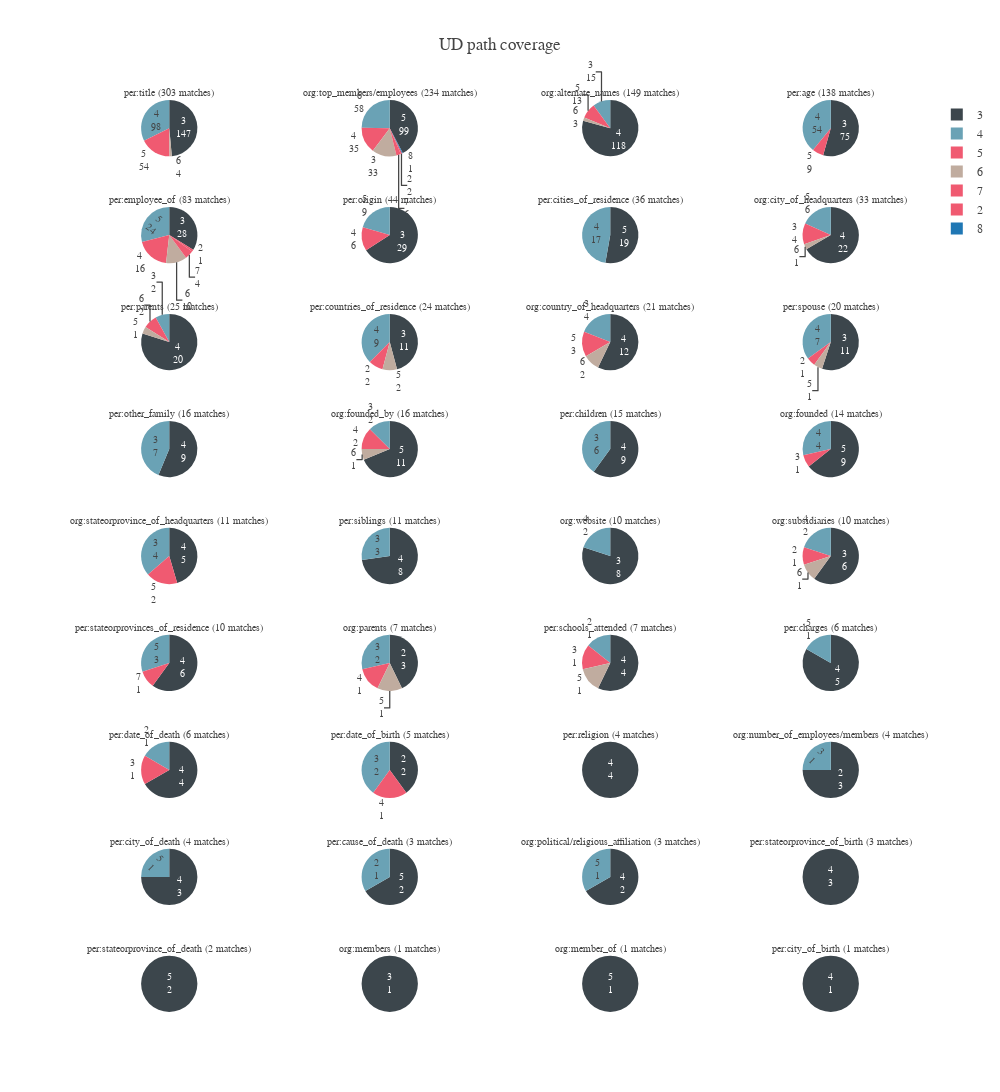

Notebook cell for this chart:
### Code cell
layout = go.Layout(
    title='UD path coverage',
    width=1000,
    height=2500,
    font=dict(family="Arial", size=12)
)

fig = make_subplots(
    rows=num_rows, 
    cols=num_columns,
    subplot_titles=labels,
    specs=[[{"type": "pie"}] * num_columns] * num_rows 
)

not_interested_in_output = fig['layout'].update(layout)


for ind, relation in enumerate(relations):
    
    row_num, column_num = divmod(ind,num_columns)
    
    column_num += 1
    row_num +=1 
    
    pie =  go.Pie(
            labels=test_total_by_relation_and_len[test_total_by_relation_and_len['relation']==relation]['ud_path_len'].tolist(),
            values=test_total_by_relation_and_len[test_total_by_relation_and_len['relation']==relation]['total'].tolist()
        )
    
    fig.add_trace(
        pie,
        row=row_num, 
        col=column_num)

colors = ['#FEBFB3', '#E1396C', '#96D38C', '#D0F9B1']
colors = ['#BAA7AE', '#F2A939', '#BA688E', '#5D3D6A']
colors = ['#3C464C', '#6AA2B5', '#F05A71', '#C0AC9F']

fig.update_traces(
    hoverinfo='label+percent', 
    textinfo='label+value', 
    textfont_size=10,
    marker=dict(colors=colors)
)
    
    
for i in fig['layout']['annotations']:
    i['font'] = dict(family="Arial", size=10)

    

fig.show()

### Figure 1 — Plotly figure (JSON) as saved in the notebook; plotly's stock layout.template omitted (floating-point values rounded to 4 significant figures)
{"data": [{"domain": {"x": [0, 0.2125], "y": [0.9383, 1]}, "hoverinfo": "label+percent", "labels": [3, 4, 5, 6], "marker": {"colors": ["#3C464C", "#6AA2B5", "#F05A71", "#C0AC9F"]}, "textfont": {"size": 10}, "textinfo": "label+value", "type": "pie", "uid": "079ee7b8-7dc8-4220-b34b-adb487a1aa6c", "values": [147, 98, 54, 4]}, {"domain": {"x": [0.2625, 0.475], "y": [0.9383, 1]}, "hoverinfo": "label+percent", "labels": [5, 6, 4, 3, 7, 2, 8], "marker": {"colors": ["#3C464C", "#6AA2B5", "#F05A71", "#C0AC9F"]}, "textfont": {"size": 10}, "textinfo": "label+value", "type": "pie", "uid": "5e4f9d14-ba67-48a3-9104-bcca32670fd0", "values": [99, 58, 35, 33, 6, 2, 1]}, {"domain": {"x": [0.525, 0.7375], "y": [0.9383, 1]}, "hoverinfo": "label+percent", "labels": [4, 3, 5, 6], "marker": {"colors": ["#3C464C", "#6AA2B5", "#F05A71", "#C0AC9F"]}, "textfont": {"size": 10}, "textinfo": "label+value", "type": "pie", "uid": "be28b0ef-81cf-4b74-a0ba-c4a4063629cb", "values": [118, 15, 13, 3]}, {"domain": {"x": [0.7875, 1], "y": [0.9383, 1]}, "hoverinfo": "label+percent", "labels": [3, 4, 5], "marker": {"colors": ["#3C464C", "#6AA2B5", "#F05A71", "#C0AC9F"]}, "textfont": {"size": 10}, "textinfo": "label+value", "type": "pie", "uid": "99e8cf1a-6aa6-4949-a6ba-f523ca2df741", "values": [75, 54, 9]}, {"domain": {"x": [0, 0.2125], "y": [0.821, 0.8827]}, "hoverinfo": "label+percent", "labels": [3, 5, 4, 6, 7, 2], "marker": {"colors": ["#3C464C", "#6AA2B5", "#F05A71", "#C0AC9F"]}, "textfont": {"size": 10}, "textinfo": "label+value", "type": "pie", "uid": "abcc3636-7639-4c34-b02b-502d73016389", "values": [28, 24, 16, 10, 4, 1]}, {"domain": {"x": [0.2625, 0.475], "y": [0.821, 0.8827]}, "hoverinfo": "label+percent", "labels": [3, 5, 4], "marker": {"colors": ["#3C464C", "#6AA2B5", "#F05A71", "#C0AC9F"]}, "textfont": {"size": 10}, "textinfo": "label+value", "type": "pie", "uid": "45d136f6-1c7d-435c-8e45-a7e00408b689", "values": [29, 9, 6]}, {"domain": {"x": [0.525, 0.7375], "y": [0.821, 0.8827]}, "hoverinfo": "label+percent", "labels": [5, 4], "marker": {"colors": ["#3C464C", "#6AA2B5", "#F05A71", "#C0AC9F"]}, "textfont": {"size": 10}, "textinfo": "label+value", "type": "pie", "uid": "a16d170e-5749-4d2a-b4d0-ad653ac55f4d", "values": [19, 17]}, {"domain": {"x": [0.7875, 1], "y": [0.821, 0.8827]}, "hoverinfo": "label+percent", "labels": [4, 5, 3, 6], "marker": {"colors": ["#3C464C", "#6AA2B5", "#F05A71", "#C0AC9F"]}, "textfont": {"size": 10}, "textinfo": "label+value", "type": "pie", "uid": "47efb849-d2e9-4958-9b1e-52285f6b7375", "values": [22, 6, 4, 1]}, {"domain": {"x": [0, 0.2125], "y": [0.7037, 0.7654]}, "hoverinfo": "label+percent", "labels": [4, 3, 6, 5], "marker": {"colors": ["#3C464C", "#6AA2B5", "#F05A71", "#C0AC9F"]}, "textfont": {"size": 10}, "textinfo": "label+value", "type": "pie", "uid": "849599f8-32bc-4281-ae83-9c218d867cf3", "values": [20, 2, 2, 1]}, {"domain": {"x": [0.2625, 0.475], "y": [0.7037, 0.7654]}, "hoverinfo": "label+percent", "labels": [3, 4, 2, 5], "marker": {"colors": ["#3C464C", "#6AA2B5", "#F05A71", "#C0AC9F"]}, "textfont": {"size": 10}, "textinfo": "label+value", "type": "pie", "uid": "539fdaa0-5179-4a25-9454-78691e05ed85", "values": [11, 9, 2, 2]}, {"domain": {"x": [0.525, 0.7375], "y": [0.7037, 0.7654]}, "hoverinfo": "label+percent", "labels": [4, 3, 5, 6], "marker": {"colors": ["#3C464C", "#6AA2B5", "#F05A71", "#C0AC9F"]}, "textfont": {"size": 10}, "textinfo": "label+value", "type": "pie", "uid": "b02c3bd7-ebab-4618-9002-24c86261c956", "values": [12, 4, 3, 2]}, {"domain": {"x": [0.7875, 1], "y": [0.7037, 0.7654]}, "hoverinfo": "label+percent", "labels": [3, 4, 2, 5], "marker": {"colors": ["#3C464C", "#6AA2B5", "#F05A71", "#C0AC9F"]}, "textfont": {"size": 10}, "textinfo": "label+value", "type": "pie", "uid": "3137a1a3-e4d4-4d59-8c00-8e36ca6aae2f", "values": [11, 7, 1, 1]}, {"domain": {"x": [0, 0.2125], "y": [0.5864, 0.6481]}, "hoverinfo": "label+percent", "labels": [4, 3], "marker": {"colors": ["#3C464C", "#6AA2B5", "#F05A71", "#C0AC9F"]}, "textfont": {"size": 10}, "textinfo": "label+value", "type": "pie", "uid": "7bec263a-263e-4331-92c1-eadc5b06ae1b", "values": [9, 7]}, {"domain": {"x": [0.2625, 0.475], "y": [0.5864, 0.6481]}, "hoverinfo": "label+percent", "labels": [5, 3, 4, 6], "marker": {"colors": ["#3C464C", "#6AA2B5", "#F05A71", "#C0AC9F"]}, "textfont": {"size": 10}, "textinfo": "label+value", "type": "pie", "uid": "72097a0a-6eb4-42f2-9760-dbf7bd4fba7e", "values": [11, 2, 2, 1]}, {"domain": {"x": [0.525, 0.7375], "y": [0.5864, 0.6481]}, "hoverinfo": "label+percent", "labels": [4, 3], "marker": {"colors": ["#3C464C", "#6AA2B5", "#F05A71", "#C0AC9F"]}, "textfont": {"size": 10}, "textinfo": "label+value", "type": "pie", "uid": "a924a4ad-3edf-47b7-945f-19da136f0ec8", "values": [9, 6]}, {"domain": {"x": [0.7875, 1], "y": [0.5864, 0.6481]}, "hoverinfo": "label+percent", "labels": [5, 4, 3], "marker": {"colors": ["#3C464C", "#6AA2B5", "#F05A71", "#C0AC9F"]}, "textfont": {"size": 10}, "textinfo": "label+value", "type": "pie", "uid": "84b1e31e-2717-4e79-a4ae-4ab872f4172b", "values": [9, 4, 1]}, {"domain": {"x": [0, 0.2125], "y": [0.4691, 0.5309]}, "hoverinfo": "label+percent", "labels": [4, 3, 5], "marker": {"colors": ["#3C464C", "#6AA2B5", "#F05A71", "#C0AC9F"]}, "textfont": {"size": 10}, "textinfo": "label+value", "type": "pie", "uid": "5b2a2fdc-0294-47c6-a875-36692df876a0", "values": [5, 4, 2]}, {"domain": {"x": [0.2625, 0.475], "y": [0.4691, 0.5309]}, "hoverinfo": "label+percent", "labels": [4, 3], "marker": {"colors": ["#3C464C", "#6AA2B5", "#F05A71", "#C0AC9F"]}, "textfont": {"size": 10}, "textinfo": "label+value", "type": "pie", "uid": "c8504f7d-7f4e-442c-91a5-fe8515fc4cb3", "values": [8, 3]}, {"domain": {"x": [0.525, 0.7375], "y": [0.4691, 0.5309]}, "hoverinfo": "label+percent", "labels": [3, 4], "marker": {"colors": ["#3C464C", "#6AA2B5", "#F05A71", "#C0AC9F"]}, "textfont": {"size": 10}, "textinfo": "label+value", "type": "pie", "uid": "49fbce17-6819-4520-81a7-f175ea6a06b1", "values": [8, 2]}, {"domain": {"x": [0.7875, 1], "y": [0.4691, 0.5309]}, "hoverinfo": "label+percent", "labels": [3, 4, 2, 6], "marker": {"colors": ["#3C464C", "#6AA2B5", "#F05A71", "#C0AC9F"]}, "textfont": {"size": 10}, "textinfo": "label+value", "type": "pie", "uid": "9274f483-0590-411d-813b-514bf282a680", "values": [6, 2, 1, 1]}, {"domain": {"x": [0, 0.2125], "y": [0.3519, 0.4136]}, "hoverinfo": "label+percent", "labels": [4, 5, 7], "marker": {"colors": ["#3C464C", "#6AA2B5", "#F05A71", "#C0AC9F"]}, "textfont": {"size": 10}, "textinfo": "label+value", "type": "pie", "uid": "0ecfe0fe-91f5-4167-87fc-fd866f6bee9c", "values": [6, 3, 1]}, {"domain": {"x": [0.2625, 0.475], "y": [0.3519, 0.4136]}, "hoverinfo": "label+percent", "labels": [2, 3, 4, 5], "marker": {"colors": ["#3C464C", "#6AA2B5", "#F05A71", "#C0AC9F"]}, "textfont": {"size": 10}, "textinfo": "label+value", "type": "pie", "uid": "95d07862-0b00-499d-9ba7-800a11765b32", "values": [3, 2, 1, 1]}, {"domain": {"x": [0.525, 0.7375], "y": [0.3519, 0.4136]}, "hoverinfo": "label+percent", "labels": [4, 2, 3, 5], "marker": {"colors": ["#3C464C", "#6AA2B5", "#F05A71", "#C0AC9F"]}, "textfont": {"size": 10}, "textinfo": "label+value", "type": "pie", "uid": "1d93b9d4-0cf8-4fcd-bf2f-c9de4181b274", "values": [4, 1, 1, 1]}, {"domain": {"x": [0.7875, 1], "y": [0.3519, 0.4136]}, "hoverinfo": "label+percent", "labels": [4, 5], "marker": {"colors": ["#3C464C", "#6AA2B5", "#F05A71", "#C0AC9F"]}, "textfont": {"size": 10}, "textinfo": "label+value", "type": "pie", "uid": "8678fc7c-6645-4bfd-b42e-8073d87db932", "values": [5, 1]}, {"domain": {"x": [0, 0.2125], "y": [0.2346, 0.2963]}, "hoverinfo": "label+percent", "labels": [4, 2, 3], "marker": {"colors": ["#3C464C", "#6AA2B5", "#F05A71", "#C0AC9F"]}, "textfont": {"size": 10}, "textinfo": "label+value", "type": "pie", "uid": "7c4627bd-94bb-436d-9a68-308c963c218e", "values": [4, 1, 1]}, {"domain": {"x": [0.2625, 0.475], "y": [0.2346, 0.2963]}, "hoverinfo": "label+percent", "labels": [2, 3, 4], "marker": {"colors": ["#3C464C", "#6AA2B5", "#F05A71", "#C0AC9F"]}, "textfont": {"size": 10}, "textinfo": "label+value", "type": "pie", "uid": "e09f65f9-65ad-419f-9409-742462e2a3d2", "values": [2, 2, 1]}, {"domain": {"x": [0.525, 0.7375], "y": [0.2346, 0.2963]}, "hoverinfo": "label+percent", "labels": [4], "marker": {"colors": ["#3C464C", "#6AA2B5", "#F05A71", "#C0AC9F"]}, "textfont": {"size": 10}, "textinfo": "label+value", "type": "pie", "uid": "0ba8432a-00cc-4777-960e-7c31fef52a26", "values": [4]}, {"domain": {"x": [0.7875, 1], "y": [0.2346, 0.2963]}, "hoverinfo": "label+percent", "labels": [2, 3], "marker": {"colors": ["#3C464C", "#6AA2B5", "#F05A71", "#C0AC9F"]}, "textfont": {"size": 10}, "textinfo": "label+value", "type": "pie", "uid": "251e44d0-9442-4b22-9ba1-a403841348af", "values": [3, 1]}, {"domain": {"x": [0, 0.2125], "y": [0.1173, 0.179]}, "hoverinfo": "label+percent", "labels": [4, 5], "marker": {"colors": ["#3C464C", "#6AA2B5", "#F05A71", "#C0AC9F"]}, "textfont": {"size": 10}, "textinfo": "label+value", "type": "pie", "uid": "3dc591f9-7b9d-41c9-884e-761a819888c9", "values": [3, 1]}, {"domain": {"x": [0.2625, 0.475], "y": [0.1173, 0.179]}, "hoverinfo": "label+percent", "labels": [5, 2], "marker": {"colors": ["#3C464C", "#6AA2B5", "#F05A71", "#C0AC9F"]}, "textfont": {"size": 10}, "textinfo": "label+value", "type": "pie", "uid": "d313b4a4-1ffb-4305-a392-afcf84beb05f", "values": [2, 1]}, {"domain": {"x": [0.525, 0.7375], "y": [0.1173, 0.179]}, "hoverinfo": "label+percent", "labels": [4, 5], "marker": {"colors": ["#3C464C", "#6AA2B5", "#F05A71", "#C0AC9F"]}, "textfont": {"size": 10}, "textinfo": "label+value", "type": "pie", "uid": "e12c5737-0b18-4337-a20b-d8f60034d9ec", "values": [2, 1]}, {"domain": {"x": [0.7875, 1], "y": [0.1173, 0.179]}, "hoverinfo": "label+percent", "labels": [4], "marker": {"colors": ["#3C464C", "#6AA2B5", "#F05A71", "#C0AC9F"]}, "textfont": {"size": 10}, "textinfo": "label+value", "type": "pie", "uid": "ebf67779-8e7b-4fc4-92bf-69c73e1f6c11", "values": [3]}, {"domain": {"x": [0, 0.2125], "y": [0, 0.06173]}, "hoverinfo": "label+percent", "labels": [5], "marker": {"colors": ["#3C464C", "#6AA2B5", "#F05A71", "#C0AC9F"]}, "textfont": {"size": 10}, "textinfo": "label+value", "type": "pie", "uid": "2662eb37-840f-43b0-a5c7-124ea0dae0e5", "values": [2]}, {"domain": {"x": [0.2625, 0.475], "y": [0, 0.06173]}, "hoverinfo": "label+percent", "labels": [3], "marker": {"colors": ["#3C464C", "#6AA2B5", "#F05A71", "#C0AC9F"]}, "textfont": {"size": 10}, "textinfo": "label+value", "type": "pie", "uid": "a7af2074-5ae1-4c58-b40e-49e8310f3934", "values": [1]}, {"domain": {"x": [0.525, 0.7375], "y": [0, 0.06173]}, "hoverinfo": "label+percent", "labels": [5], "marker": {"colors": ["#3C464C", "#6AA2B5", "#F05A71", "#C0AC9F"]}, "textfont": {"size": 10}, "textinfo": "label+value", "type": "pie", "uid": "6ed812a4-5aea-4146-b977-c0e0c7ad30da", "values": [1]}, {"domain": {"x": [0.7875, 1], "y": [0, 0.06173]}, "hoverinfo": "label+percent", "labels": [4], "marker": {"colors": ["#3C464C", "#6AA2B5", "#F05A71", "#C0AC9F"]}, "textfont": {"size": 10}, "textinfo": "label+value", "type": "pie", "uid": "3408e400-7c38-4db7-b97e-8bb46527f225", "values": [1]}], "layout": {"annotations": [{"font": {"family": "Arial", "size": 10}, "showarrow": false, "text": "per:title (303 matches)", "x": 0.1062, "xanchor": "center", "xref": "paper", "y": 1, "yanchor": "bottom", "yref": "paper"}, {"font": {"family": "Arial", "size": 10}, "showarrow": false, "text": "org:top_members/employees (234 matches)", "x": 0.3688, "xanchor": "center", "xref": "paper", "y": 1, "yanchor": "bottom", "yref": "paper"}, {"font": {"family": "Arial", "size": 10}, "showarrow": false, "text": "org:alternate_names (149 matches)", "x": 0.6313, "xanchor": "center", "xref": "paper", "y": 1, "yanchor": "bottom", "yref": "paper"}, {"font": {"family": "Arial", "size": 10}, "showarrow": false, "text": "per:age (138 matches)", "x": 0.8938, "xanchor": "center", "xref": "paper", "y": 1, "yanchor": "bottom", "yref": "paper"}, {"font": {"family": "Arial", "size": 10}, "showarrow": false, "text": "per:employee_of (83 matches)", "x": 0.1062, "xanchor": "center", "xref": "paper", "y": 0.8827, "yanchor": "bottom", "yref": "paper"}, {"font": {"family": "Arial", "size": 10}, "showarrow": false, "text": "per:origin (44 matches)", "x": 0.3688, "xanchor": "center", "xref": "paper", "y": 0.8827, "yanchor": "bottom", "yref": "paper"}, {"font": {"family": "Arial", "size": 10}, "showarrow": false, "text": "per:cities_of_residence (36 matches)", "x": 0.6313, "xanchor": "center", "xref": "paper", "y": 0.8827, "yanchor": "bottom", "yref": "paper"}, {"font": {"family": "Arial", "size": 10}, "showarrow": false, "text": "org:city_of_headquarters (33 matches)", "x": 0.8938, "xanchor": "center", "xref": "paper", "y": 0.8827, "yanchor": "bottom", "yref": "paper"}, {"font": {"family": "Arial", "size": 10}, "showarrow": false, "text": "per:parents (25 matches)", "x": 0.1062, "xanchor": "center", "xref": "paper", "y": 0.7654, "yanchor": "bottom", "yref": "paper"}, {"font": {"family": "Arial", "size": 10}, "showarrow": false, "text": "per:countries_of_residence (24 matches)", "x": 0.3688, "xanchor": "center", "xref": "paper", "y": 0.7654, "yanchor": "bottom", "yref": "paper"}, {"font": {"family": "Arial", "size": 10}, "showarrow": false, "text": "org:country_of_headquarters (21 matches)", "x": 0.6313, "xanchor": "center", "xref": "paper", "y": 0.7654, "yanchor": "bottom", "yref": "paper"}, {"font": {"family": "Arial", "size": 10}, "showarrow": false, "text": "per:spouse (20 matches)", "x": 0.8938, "xanchor": "center", "xref": "paper", "y": 0.7654, "yanchor": "bottom", "yref": "paper"}, {"font": {"family": "Arial", "size": 10}, "showarrow": false, "text": "per:other_family (16 matches)", "x": 0.1062, "xanchor": "center", "xref": "paper", "y": 0.6481, "yanchor": "bottom", "yref": "paper"}, {"font": {"family": "Arial", "size": 10}, "showarrow": false, "text": "org:founded_by (16 matches)", "x": 0.3688, "xanchor": "center", "xref": "paper", "y": 0.6481, "yanchor": "bottom", "yref": "paper"}, {"font": {"family": "Arial", "size": 10}, "showarrow": false, "text": "per:children (15 matches)", "x": 0.6313, "xanchor": "center", "xref": "paper", "y": 0.6481, "yanchor": "bottom", "yref": "paper"}, {"font": {"family": "Arial", "size": 10}, "showarrow": false, "text": "org:founded (14 matches)", "x": 0.8938, "xanchor": "center", "xref": "paper", "y": 0.6481, "yanchor": "bottom", "yref": "paper"}, {"font": {"family": "Arial", "size": 10}, "showarrow": false, "text": "org:stateorprovince_of_headquarters (11 matches)", "x": 0.1062, "xanchor": "center", "xref": "paper", "y": 0.5309, "yanchor": "bottom", "yref": "paper"}, {"font": {"family": "Arial", "size": 10}, "showarrow": false, "text": "per:siblings (11 matches)", "x": 0.3688, "xanchor": "center", "xref": "paper", "y": 0.5309, "yanchor": "bottom", "yref": "paper"}, {"font": {"family": "Arial", "size": 10}, "showarrow": false, "text": "org:website (10 matches)", "x": 0.6313, "xanchor": "center", "xref": "paper", "y": 0.5309, "yanchor": "bottom", "yref": "paper"}, {"font": {"family": "Arial", "size": 10}, "showarrow": false, "text": "org:subsidiaries (10 matches)", "x": 0.8938, "xanchor": "center", "xref": "paper", "y": 0.5309, "yanchor": "bottom", "yref": "paper"}, {"font": {"family": "Arial", "size": 10}, "showarrow": false, "text": "per:stateorprovinces_of_residence (10 matches)", "x": 0.1062, "xanchor": "center", "xref": "paper", "y": 0.4136, "yanchor": "bottom", "yref": "paper"}, {"font": {"family": "Arial", "size": 10}, "showarrow": false, "text": "org:parents (7 matches)", "x": 0.3688, "xanchor": "center", "xref": "paper", "y": 0.4136, "yanchor": "bottom", "yref": "paper"}, {"font": {"family": "Arial", "size": 10}, "showarrow": false, "text": "per:schools_attended (7 matches)", "x": 0.6313, "xanchor": "center", "xref": "paper", "y": 0.4136, "yanchor": "bottom", "yref": "paper"}, {"font": {"family": "Arial", "size": 10}, "showarrow": false, "text": "per:charges (6 matches)", "x": 0.8938, "xanchor": "center", "xref": "paper", "y": 0.4136, "yanchor": "bottom", "yref": "paper"}, {"font": {"family": "Arial", "size": 10}, "showarrow": false, "text": "per:date_of_death (6 matches)", "x": 0.1062, "xanchor": "center", "xref": "paper", "y": 0.2963, "yanchor": "bottom", "yref": "paper"}, {"font": {"family": "Arial", "size": 10}, "showarrow": false, "text": "per:date_of_birth (5 matches)", "x": 0.3688, "xanchor": "center", "xref": "paper", "y": 0.2963, "yanchor": "bottom", "yref": "paper"}, {"font": {"family": "Arial", "size": 10}, "showarrow": false, "text": "per:religion (4 matches)", "x": 0.6313, "xanchor": "center", "xref": "paper", "y": 0.2963, "yanchor": "bottom", "yref": "paper"}, {"font": {"family": "Arial", "size": 10}, "showarrow": false, "text": "org:number_of_employees/members (4 matches)", "x": 0.8938, "xanchor": "center", "xref": "paper", "y": 0.2963, "yanchor": "bottom", "yref": "paper"}, {"font": {"family": "Arial", "size": 10}, "showarrow": false, "text": "per:city_of_death (4 matches)", "x": 0.1062, "xanchor": "center", "xref": "paper", "y": 0.179, "yanchor": "bottom", "yref": "paper"}, {"font": {"family": "Arial", "size": 10}, "showarrow": false, "text": "per:cause_of_death (3 matches)", "x": 0.3688, "xanchor": "center", "xref": "paper", "y": 0.179, "yanchor": "bottom", "yref": "paper"}, {"font": {"family": "Arial", "size": 10}, "showarrow": false, "text": "org:political/religious_affiliation (3 matches)", "x": 0.6313, "xanchor": "center", "xref": "paper", "y": 0.179, "yanchor": "bottom", "yref": "paper"}, {"font": {"family": "Arial", "size": 10}, "showarrow": false, "text": "per:stateorprovince_of_birth (3 matches)", "x": 0.8938, "xanchor": "center", "xref": "paper", "y": 0.179, "yanchor": "bottom", "yref": "paper"}, {"font": {"family": "Arial", "size": 10}, "showarrow": false, "text": "per:stateorprovince_of_death (2 matches)", "x": 0.1062, "xanchor": "center", "xref": "paper", "y": 0.06173, "yanchor": "bottom", "yref": "paper"}, {"font": {"family": "Arial", "size": 10}, "showarrow": false, "text": "org:members (1 matches)", "x": 0.3688, "xanchor": "center", "xref": "paper", "y": 0.06173, "yanchor": "bottom", "yref": "paper"}, {"font": {"family": "Arial", "size": 10}, "showarrow": false, "text": "org:member_of (1 matches)", "x": 0.6313, "xanchor": "center", "xref": "paper", "y": 0.06173, "yanchor": "bottom", "yref": "paper"}, {"font": {"family": "Arial", "size": 10}, "showarrow": false, "text": "per:city_of_birth (1 matches)", "x": 0.8938, "xanchor": "center", "xref": "paper", "y": 0.06173, "yanchor": "bottom", "yref": "paper"}], "font": {"family": "Arial", "size": 12}, "height": 2500, "title": {"text": "UD path coverage"}, "width": 1000}}
